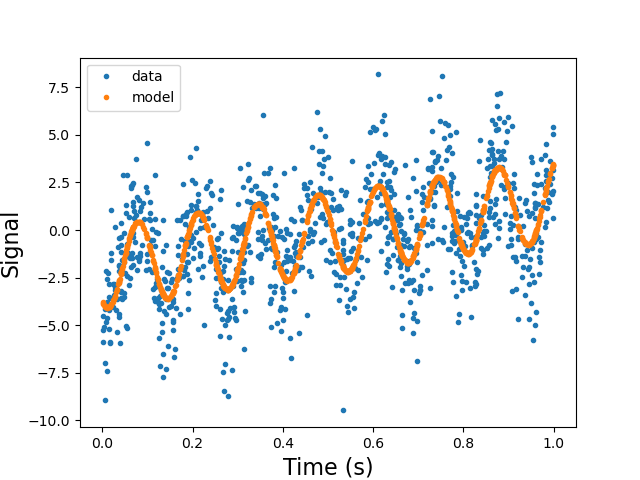

Here is the Python script that generated this plot:
# Importing necessary libraries
import numpy as np
import matplotlib.pyplot as plt
from scipy.fft import fft, fftfreq


# Importing signla data
data = np.genfromtxt('signal.dat',
                     skip_header=1, 
                     skip_footer=1,
                     dtype=None,
                     delimiter='|')

data1 = data.transpose()

time = data1[1]
signal = data1[2]


# Estimating linear trend
time_p = time/10e8 #(time - time.mean()) / time.std()

A = np.zeros((len(time_p), 2))
A[:, 0] = 1.
A[:, 1] = time_p
(u, w, vt) = np.linalg.svd(A, full_matrices=False)
ainv = vt.transpose().dot(np.diag(1. / w)).dot(u.transpose())
c = ainv.dot(signal)
ym = A.dot(c)

cond_num = np.linalg.cond(ainv)

print('Condition number of design matrix here is', cond_num)


# Subtracting off linear trend
flat_signal = signal-ym


# Setting up SVD calculation
N = len(time_p)
T = time_p[N-1]-time_p[0]
yf = fft(flat_signal)
xf = fftfreq(N, T)[:N//2]
A = np.zeros((len(time_p), 4))
omega = 2*np.pi*xf[np.argsort(2.0/N * np.abs(yf[0:N//2]))[::-1]][0]

A[:, 0] = 1.
A[:, 1] = time_p
A[:, 2] = np.cos(omega*2*np.pi*time_p)
A[:, 3] = np.sin(2*np.pi*omega*time_p)


# SVD calculation
(u, w, vt) = np.linalg.svd(A, full_matrices=False)
ainv = vt.transpose().dot(np.diag(1. / w)).dot(u.transpose())
c = ainv.dot(signal)
ym = A.dot(c) 


# Plotting data
plt.plot(time_p, signal, '.', label='data')
plt.plot(time_p, ym, '.', label='model')
plt.xlabel('Time (s)', fontsize=16)
plt.ylabel('Signal', fontsize=16)
plt.legend()
plt.savefig('Problem_2e.png')

# Determing period
period = 1/omega

print('The period of the signal is', period)